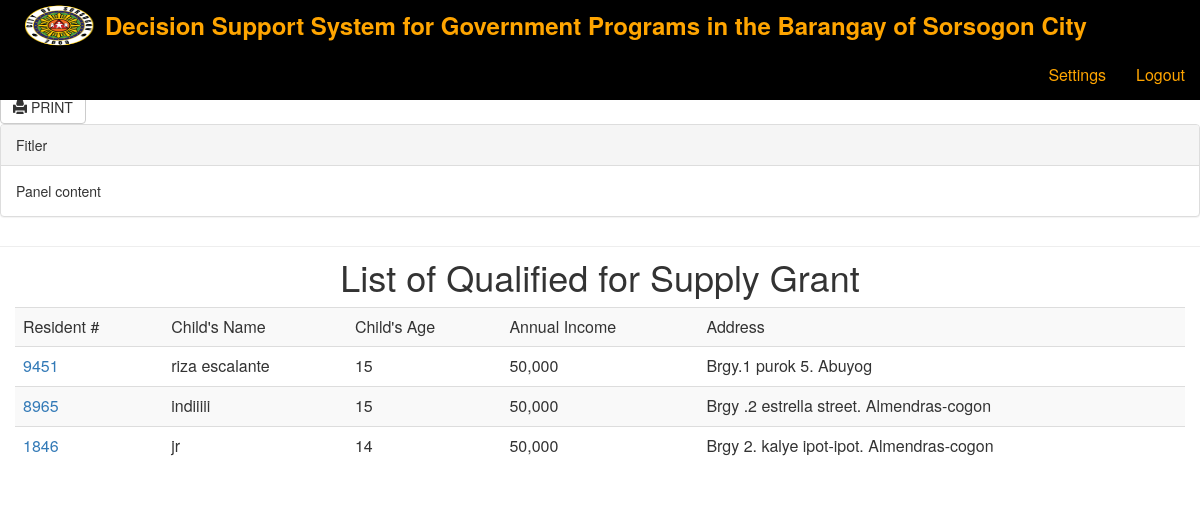
/list_supply_grant.php (signed in), run on the app's committed database.
### tables this page shows
CREATE TABLE IF NOT EXISTS `family_table` (
`id` int(11) NOT NULL,
  `fam_id` int(11) NOT NULL,
  `resident_id` int(11) NOT NULL,
  `chresident_name` text NOT NULL,
  `age` int(11) NOT NULL,
  `gender` varchar(50) NOT NULL,
  `grade_ave` int(11) NOT NULL,
  `educational` text NOT NULL,
  `code` int(11) NOT NULL
);

CREATE TABLE IF NOT EXISTS `residents` (
`id` int(11) NOT NULL,
  `resident_id` varchar(255) NOT NULL,
  `resident_name` varchar(255) NOT NULL,
  `address` text NOT NULL,
  `gender` varchar(255) NOT NULL,
  `birthday` date NOT NULL,
  `spouse_name` varchar(250) NOT NULL,
  `annual_income` decimal(10,2) NOT NULL,
  `occupation` text NOT NULL,
  `spoccupation` text NOT NULL,
  `educational_attained` text NOT NULL,
  `speducational_attained` text NOT NULL
);

CREATE TABLE IF NOT EXISTS `barangay` (
`id` int(11) NOT NULL,
  `barangay` varchar(50) NOT NULL,
  `code` int(11) NOT NULL
);

### core/database.php (called while the page is built, shortened)
<?php
 class Database
 {
      public $connect;
      private $host = "localhost";
      private $username = 'root';
      private $password = '123456';
      private  $database = 'db_monitoring';
      public function database_connect()
      {
           $this->connect = mysqli_connect($this->host, $this->username, $this->password, $this->database);
      }
      public function execute_query($query)
      {
           return mysqli_query($this->connect, $query);
      }
 }
 ?>

### list_supply_grant.php (the view)
<?php include 'includes/header.php';?>
    <div class="container-fluid">
        <div class="row">
			<div class="page-header">
				<div class="btn-group">
					<button class="btn btn-default" id='print' onclick="printContent('div1')"><span class="glyphicon glyphicon-print" aria-hidden="true"></span> PRINT</button>
				</div>
				<div class="panel panel-default">
				  <div class="panel-heading">Fitler</div>
				  <div class="panel-body">
				    Panel content
				  </div>
				</div>
					<div id='div1'>
							<div class="col-md-12">
								<h1 class="text-center">List of Qualified for Supply Grant</h1>
									<table class="table table-striped" id="div1">
										<tr>
											<td>Resident #</td>
											<td>Child's Name</td>
											<td>Child's Age</td>
											<td>Annual Income</td>
											<td>Address</td>
										</tr>
										<?php
										$query = "SELECT * FROM grant_table";
										$result = $object->execute_query($query);
										while($row = mysqli_fetch_object($result)) {
											  $grantAgeAve=$row->age_average;
											  $annual_income=$row->annual_income;
											  $query1 = "SELECT * FROM family_table ft JOIN residents rs ON ft.fam_id=rs.resident_id JOIN barangay brgy ON rs.address = brgy.id WHERE ft.age <= '$grantAgeAve' AND rs.annual_income <= '$annual_income' ";
											  $result1 = $object->execute_query($query1);
											  $rowCount = mysqli_num_rows($result1);
											  if($rowCount==0) {
												 echo "<tr>
												 		<td colspan='3' align='center'>NO DATA</td>
												 	</tr>";
											    }else{
													while($row = mysqli_fetch_object($result1)) {
													         	echo "<tr>
																<td><a href='viewResident.php?id=".$row->resident_id."'>".$row->resident_id."</a></td>
																<td>".$row->chresident_name."</td>
																<td>".$row->age."</td>
																<td>".number_format($row->annual_income)."</td>
																<td>".$row->barangay."</td>
													         		</tr>";
													}
												}
									    }
										 ?>
									</table>
							</div>
	    			</div>
	    	</div>
	    </div>
	</div>
<?php
include 'includes/footer.php';
?>

### css/style.css (style rules this page uses)
body { padding-top: 50px; }

### data on the page
family_table: residents.resident_id "9451", chresident_name "riza escalante", age "15", residents.annual_income "50,000", barangay.barangay "Brgy.1 purok 5. Abuyog"
family_table: residents.resident_id "8965", chresident_name "indiiiii", age "15", residents.annual_income "50,000", barangay.barangay "Brgy .2 estrella street. Almendras-cogon"
family_table: residents.resident_id "1846", chresident_name "jr", age "14", residents.annual_income "50,000", barangay.barangay "Brgy 2. kalye ipot-ipot. Almendras-cogon"
